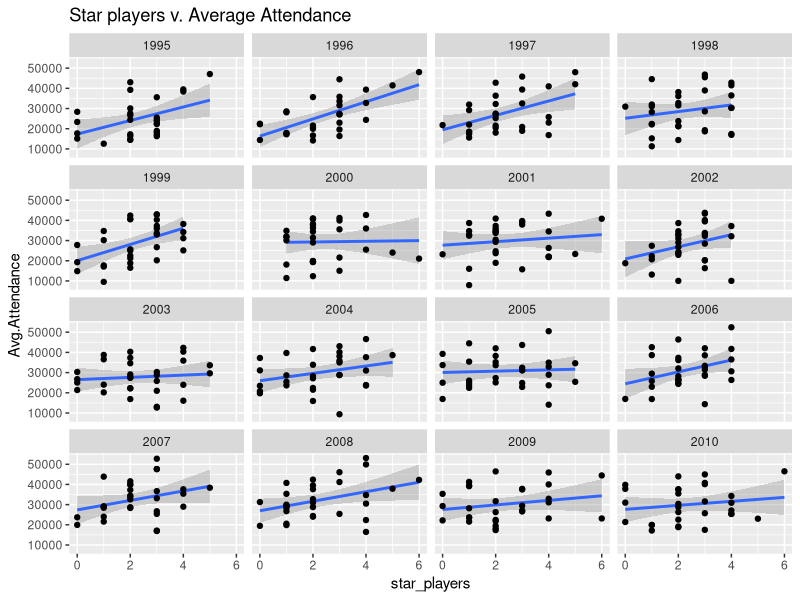

The R script that drew this image:
library(plyr)
library(ggplot2)

#load the datasets:
hitting <- read.csv("hitting.csv", header=TRUE)
stadiums <- read.csv("stadiums.csv")

#change the Factor variables to string to make them easier to
#work with:
stadiums$Team = as.character(stadiums$Team)
stadiums$Stadium = as.character(stadiums$Stadium)
stadiums$City = as.character(stadiums$City)

#convert instances of NA in the data to 0. This makes sense, as if a player
#has NA hits or stolen bases, that means they have 0 hits or stolen bases
hits = as.character(hitting$HR)
hits[hits == "\\N"] = 0
hits = as.numeric(hits)

hitting$HR = hits

stolen = as.character(hitting$SB)
stolen[stolen == "\\N"] = 0
stolen = as.numeric(stolen)

hitting$SB = stolen

#calculate our performance metric:
hitting$pmetric = (hitting$HR + hitting$SB)

#partition into 16 datasets, 1 for each year from 1995-2010:
ddat <- as.list(rep("", 16))
for (i in 1995:2010 ) {
  ddat[[i-1994]]  = data.frame(hitting[hitting$yearID==i,])
}

#now filter these datasets to contain only the top 10% of players
#based on our metric:
for (i in 1:16) {
  ddat[[i]]  = ddat[[i]][ddat[[i]]$pmetric >=quantile(ddat[[i]]$pmetric, 0.90),]
  ddat[[i]]$teamID = as.character(ddat[[i]]$teamID)
}

#for each year 1995-2010, sum up how many "star players" each team had:
teams <- as.list(rep("", 16))
for (i in 1:16 ) {
  x =table(ddat[[i]]$teamID)
  teams[[i]]  = data.frame(names(x))
  teams[[i]]$starplayers=x
  teams[[i]]$yearID <- i+1994
}

#combine the 16 datasets above into a single dataframe:
dfinal <- ldply(teams, data.frame)

#perform some minor formating to the dataframe:
#############################
x = dfinal[3]
y = x[,1]
y = as.numeric(y)
dfinal$year = y
dfinal = dfinal[,-c(3)]
#############################

#normalize CAL, ANA, and LAA to be the same team:
dfinal$names.x.[dfinal$names.x. %in% c('CAL','ANA','LAA')] <- 'ANA'
#normalize ML4 and MIL to be the same team:
dfinal$names.x.[dfinal$names.x. == 'ML4'] <-'MIL'

#minor formatting and renaming column headers:
dfinal$names.x. = as.character(dfinal$names.x.)
colnames(dfinal) = c("Team", "star_players", "yearID")

#normalize CAL, ANA, and LAA to be the same team in the stadiums dataset:
stadiums$Team[stadiums$Team %in% c('CAL','ANA','LAA')] <- 'ANA'
#normalize ML4 and MIL to be the same team in the stadiums dataset:
stadiums$Team[stadiums$Team == 'ML4'] <-'MIL'

#perform an outer join of the stadiums dataset and our dataset of how many "star players"
#each team had for every year:
test = merge(stadiums,dfinal, all.x=TRUE, by=c("Team","yearID"))

#the outer join generates some NAs in the instance that a team had no "star players"
#for a particular year, we set these to 0:
test$star_players[is.na(test$star_players)] = 0

# graph of all star players v. average attendance, by team, each year
graph <- ggplot(data = test, aes(x = star_players, y = Avg.Attendance)) + stat_smooth(method="lm") +
  geom_point() + facet_wrap(~yearID) + ggtitle("Star players v. Average Attendance")
ggsave("plot.png", height = 10, width = 10)

attach(test)

#this is the model we get from running regression of the full dataset, which
#contains every team:
mod = lm(Avg.Attendance~star_players + City.Population + Capacity+yearID)
summary(mod)


##############
#Isolated Regressions
##############

teamIDs = as.data.frame(table(test$Team))$Var1

#define a blank dataframe:
result <- data.frame(TeamID= character(0), 
                      Adj_R2= numeric(0), 
                      p_value = numeric(0), 
                      sig = integer(0), stringsAsFactors=FALSE)

#define a function to check whether a p value is significant:
check_p <- function(p){
  if(p<=0.05)
  return(1)
  else
    return(0)
}

#for each team, perform an isolated regression using only that team's data points:
teams <- as.list(rep("", 31))
for (i in 1:31 ) {
teams[[i]] = test[Team == teamIDs[i],]
mod = lm(teams[[i]]$Avg.Attendance~teams[[i]]$star_players + 
           teams[[i]]$City.Population + teams[[i]]$Capacity + teams[[i]]$yearID)

#extract the adjusted R^2 and p-value of the coefficient of "Star Players":
adj_r2 = summary(mod)$adj.r.squared
p_value = summary(mod)$coefficients[,4][2]

#append the row containing the adjusted R^2 and p value to the dataframe:
result[i,] = c(as.character(teamIDs[i]), adj_r2, p_value, check_p(p_value))
}
